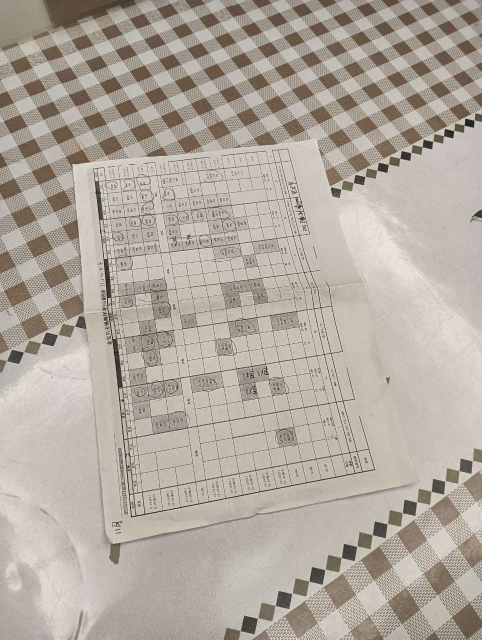
#> input picture test/切边1.jpg, 963 x 1279 px (shown at 1/2 size)
$ python -i TextOrientationCorrection.py   (imports and definitions only)
#> lines starting #> are read from the running program, lines starting #| are printed output that depends on the picture
#> further down, picture is the input picture: shape (1279, 963, 3); mean B, G, R 159, 169.1, 177
#!/usr/bin/env python3
# -*- coding: utf-8 -*-

import cv2
import numpy as np
import PIL.Image as Image

from scipy.ndimage import filters, interpolation
from numpy import amin, amax

def resize_im(im, scale, max_scale=None):
#> called with scale = 600, max_scale = 900
    f = float(scale) / min(im.shape[0], im.shape[1])
#> f = 0.623
    if max_scale != None and f * max(im.shape[0], im.shape[1]) > max_scale:
        f = float(max_scale) / max(im.shape[0], im.shape[1])
    return cv2.resize(im, (0, 0), fx=f, fy=f)

def estimate_skew_angle(raw, angleRange=[-15, 15]):
    raw = resize_im(raw, scale=600, max_scale=900)
    image = raw - amin(raw)
    image = image / amax(image)
    m = interpolation.zoom(image, 0.5)
    m = filters.percentile_filter(m, 80, size=(20, 2))
    m = filters.percentile_filter(m, 80, size=(2, 20))
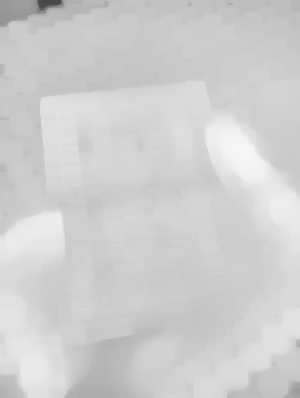
#> m: shape (398, 300) float64; min 0.284, max 0.965, mean 0.814
    m = interpolation.zoom(m, 1.0 / 0.5)
#> m: shape (796, 600) float64
    # w,h = image.shape[1],image.shape[0]
    w, h = min(image.shape[1], m.shape[1]), min(image.shape[0], m.shape[0])
#> w = 600; h = 796
    flat = np.clip(image[:h, :w] - m[:h, :w] + 1, 0, 1)
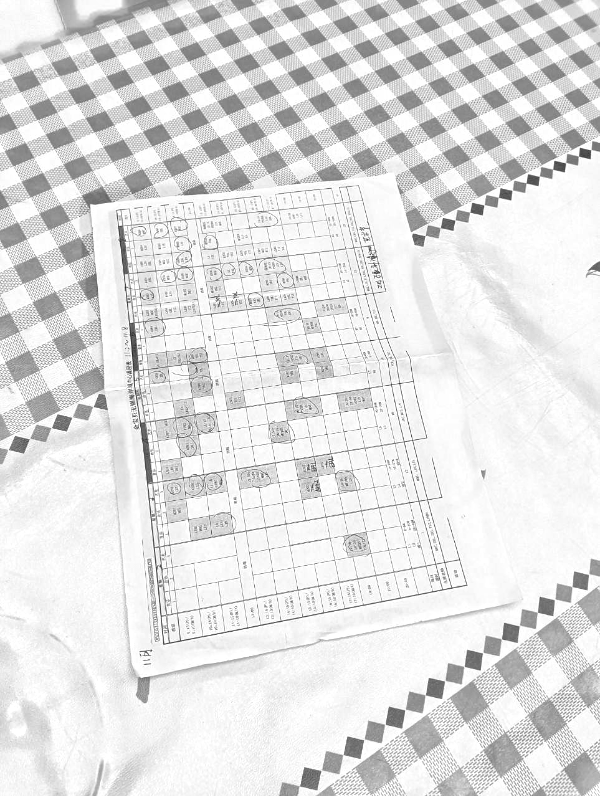
#> flat: shape (796, 600) float64; min 0.15, max 1, mean 0.886
    d0, d1 = flat.shape
#> d0 = 796; d1 = 600
    o0, o1 = int(0.1 * d0), int(0.1 * d1)
#> o0 = 79; o1 = 60
    flat = amax(flat) - flat
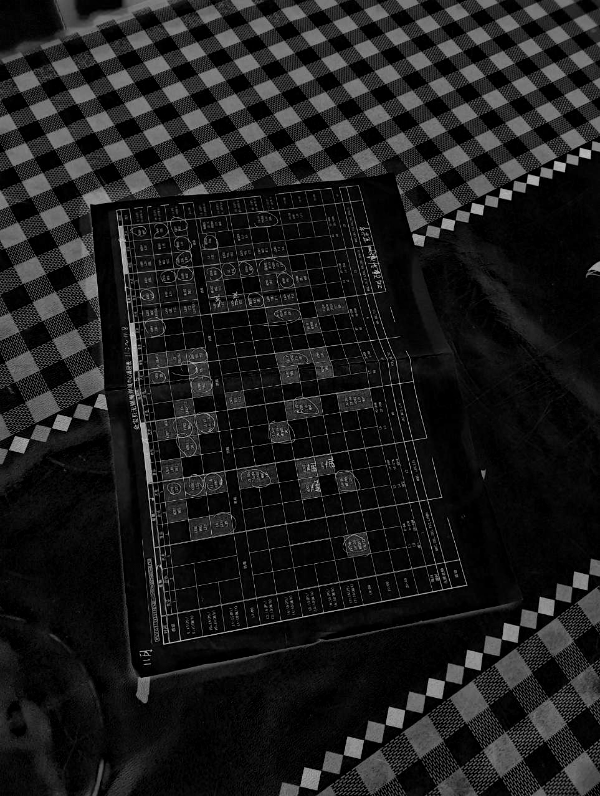
#> flat: shape (796, 600) float64; min 0, max 0.85, mean 0.114
    flat -= amin(flat)
    est = flat[o0:d0 - o0, o1:d1 - o1]
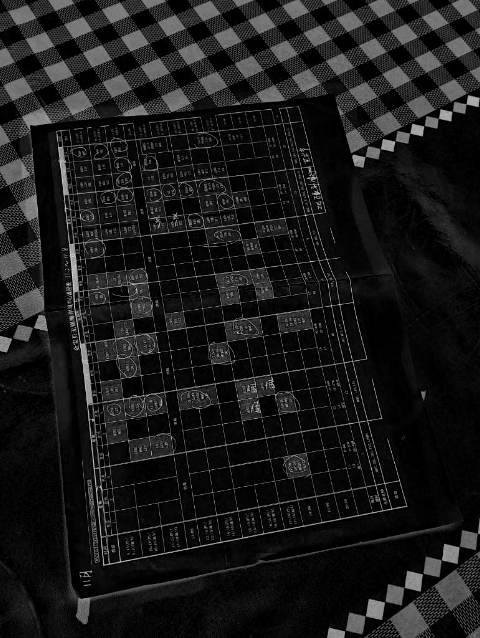
#> est: shape (638, 480) float64; min 0, max 0.85, mean 0.104
    angles = range(angleRange[0], angleRange[1])
    estimates = []
    for a in angles:
        roest = interpolation.rotate(est, a, order=0, mode='constant')
        v = np.mean(roest, axis=1)
        v = np.var(v)
        estimates.append((v, a))
#> this loop made 10 passes
#> v on passes 1 to 10: 0.00188, 0.00192, 0.00197, 0.00206, 0.00216, 0.00225, 0.00215, 0.00206, 0.00197, 0.00189
#> pass 1, in estimate_skew_angle, `roest = interpolation.rotate(est, a, order=0, mode='constant')`:
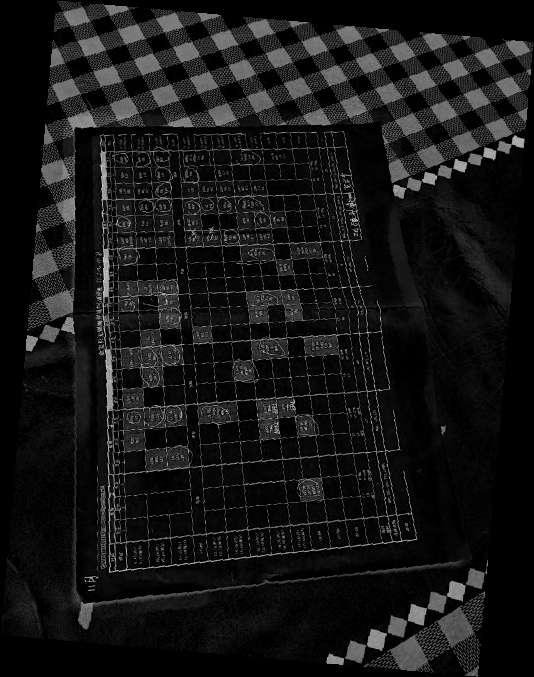
#> roest: shape (677, 534) float64; min 0, max 0.85, mean 0.0876
#> pass 3, in estimate_skew_angle, `roest = interpolation.rotate(est, a, order=0, mode='constant')`:
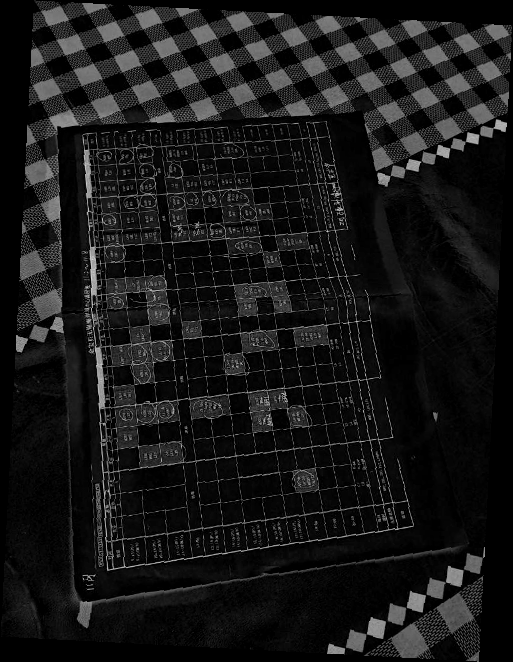
#> roest: shape (662, 513) float64; min 0, max 0.85, mean 0.0932
#> after the loop:
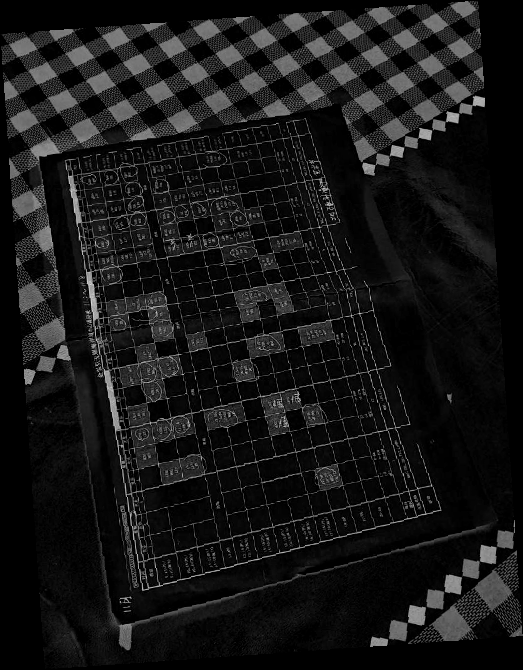
#> roest: shape (670, 523) float64; min 0, max 0.85, mean 0.0904
#> after the loop, estimates = [(0.00188, -5), (0.00192, -4), (0.00197, -3), (0.00206, -2), (0.00216, -1), (0.00225, 0), (0.00215, 1), (0.00206, 2), (0.00197, 3), (0.00189, 4)]

    _, a = max(estimates)
#> a = 0
    return a

def eval_angle(img, angleRange=[-5, 5]):
    im = Image.fromarray(img)
    degree = estimate_skew_angle(np.array(im.convert('L')), angleRange=angleRange)
#> degree = 0
    # choose fillcolor compatible with image mode
    if im.mode == 'L' or im.mode == 'P':
        fill = 255
    elif im.mode == 'RGBA':
        fill = (255, 255, 255, 255)
    else:
        fill = (255, 255, 255)
    im = im.rotate(degree, center=(im.size[0] / 2, im.size[1] / 2), expand=1, fillcolor=fill)
    img = np.array(im)
    return img, degree

>>> import cv2
>>> picture = cv2.imread('../test/切边1.jpg')
>>> result = eval_angle(picture)

$ run again, on test/切边2.jpg
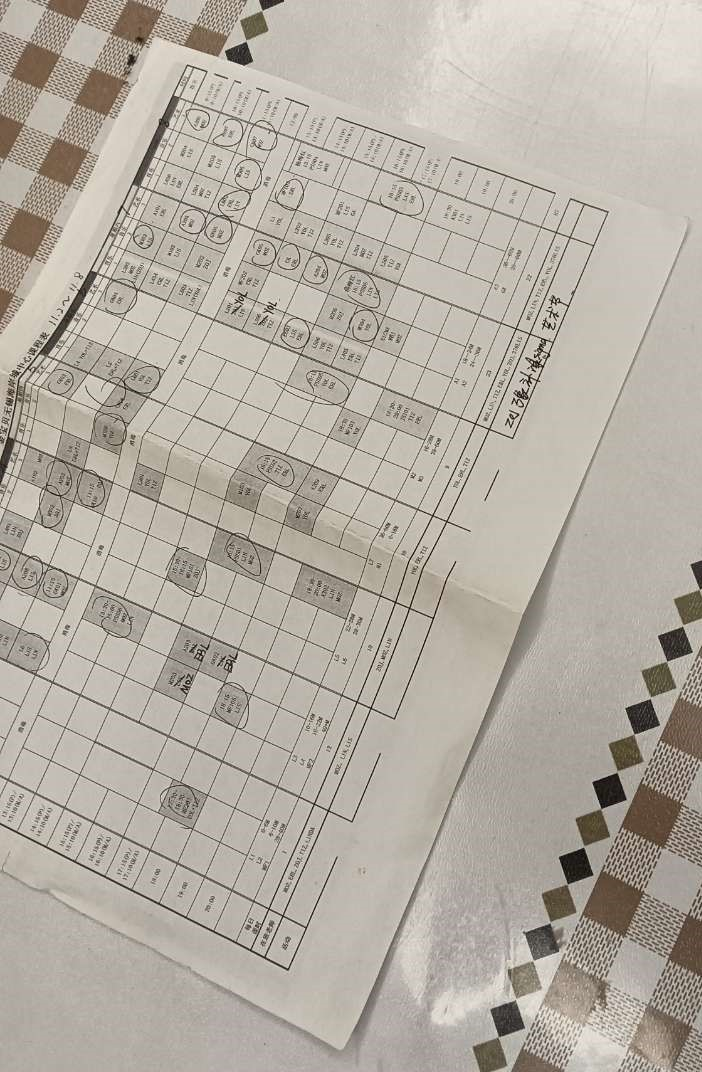
#> input picture test/切边2.jpg, 702 x 1072 px
#> picture is the input picture: shape (1072, 702, 3); mean B, G, R 163.4, 173.4, 180.2
#> the loop in estimate_skew_angle, `for a in angles:` made 10 passes
#> v on passes 1 to 8: 0.000198, 0.000196, 0.000197, 0.000188, 0.000177, 0.000158, 0.000211, 0.000253
#> after the loop in estimate_skew_angle, `for a in angles:`:
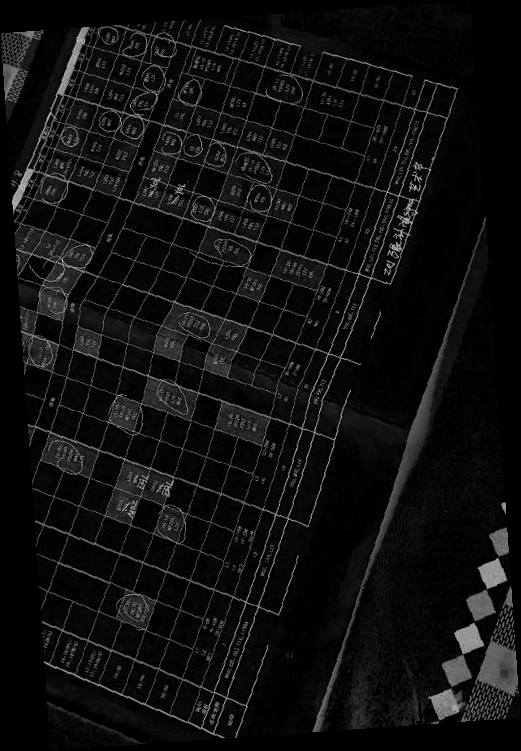
#> roest: shape (751, 521) float64; min 0, max 0.819, mean 0.0624
#> after the loop in estimate_skew_angle, `for a in angles:`: estimates = [(0.000198, -5), (0.000196, -4), (0.000197, -3), (0.000188, -2), (0.000177, -1), (0.000158, 0), (0.000211, 1), (0.000253, 2), (0.000292, 3), (0.000325, 4)]
#> a = 4
#> in eval_angle, `im = im.rotate(degree, center=(im.size[0] / 2, im.size[1] / 2), expand..`:
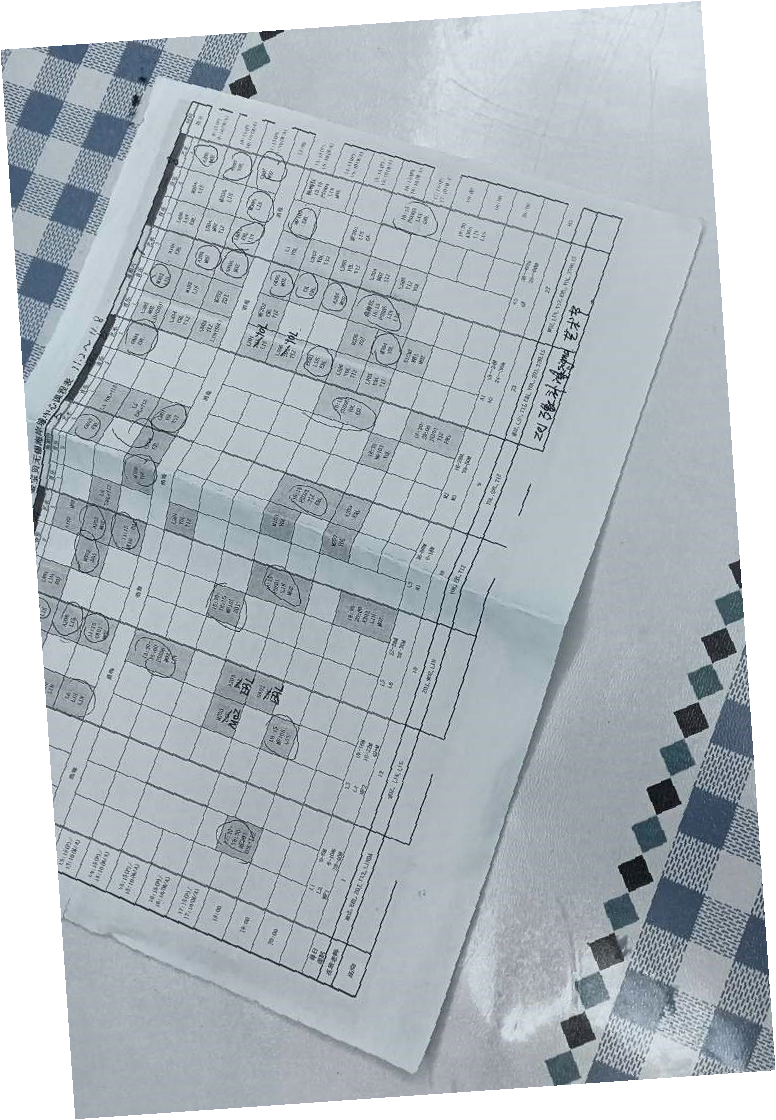
#> im: PIL image 776x1120 RGB; mean R, G, B 175.7, 184.3, 190.2

$ run again, on test/文字方向.jpg
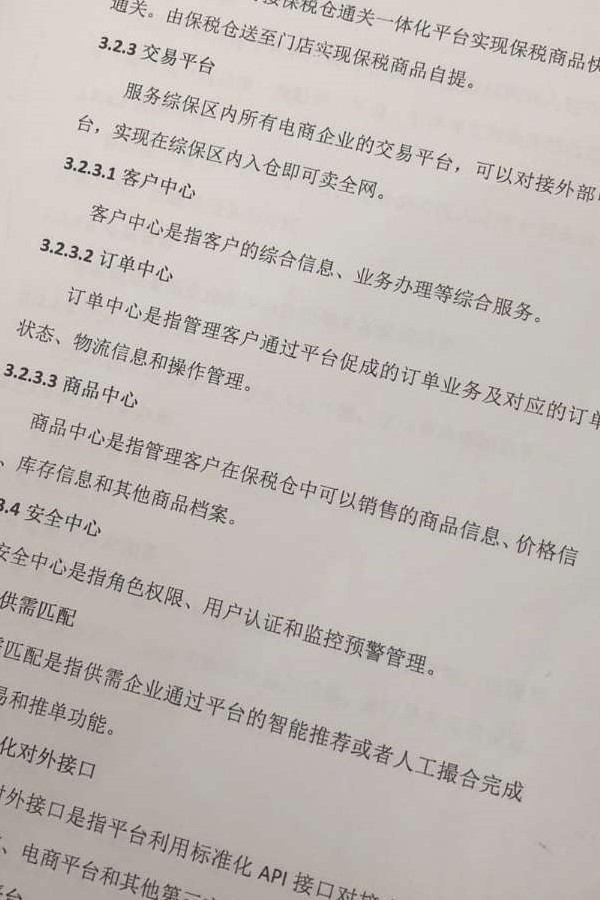
#> input picture test/文字方向.jpg, 600 x 900 px
#> picture is the input picture: shape (900, 600, 3); mean B, G, R 181.8, 186.9, 193.5
#> the loop in estimate_skew_angle, `for a in angles:` made 10 passes
#> v on passes 1 to 8: 0.00014, 0.000146, 0.000155, 0.00017, 0.000194, 0.000224, 0.000263, 0.00029
#> after the loop in estimate_skew_angle, `for a in angles:`:
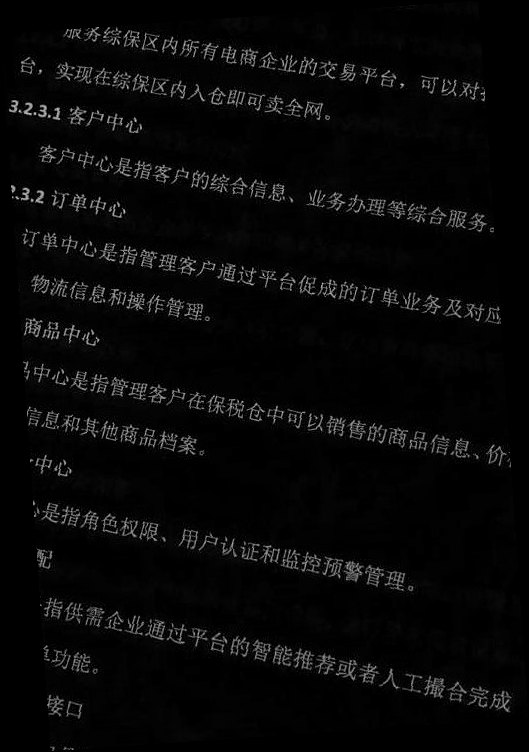
#> roest: shape (752, 529) float64; min 0, max 0.791, mean 0.0335
#> after the loop in estimate_skew_angle, `for a in angles:`: estimates = [(0.00014, -5), (0.000146, -4), (0.000155, -3), (0.00017, -2), (0.000194, -1), (0.000224, 0), (0.000263, 1), (0.00029, 2), (0.000319, 3), (0.000362, 4)]
#> a = 4
#> in eval_angle, `im = im.rotate(degree, center=(im.size[0] / 2, im.size[1] / 2), expand..`:
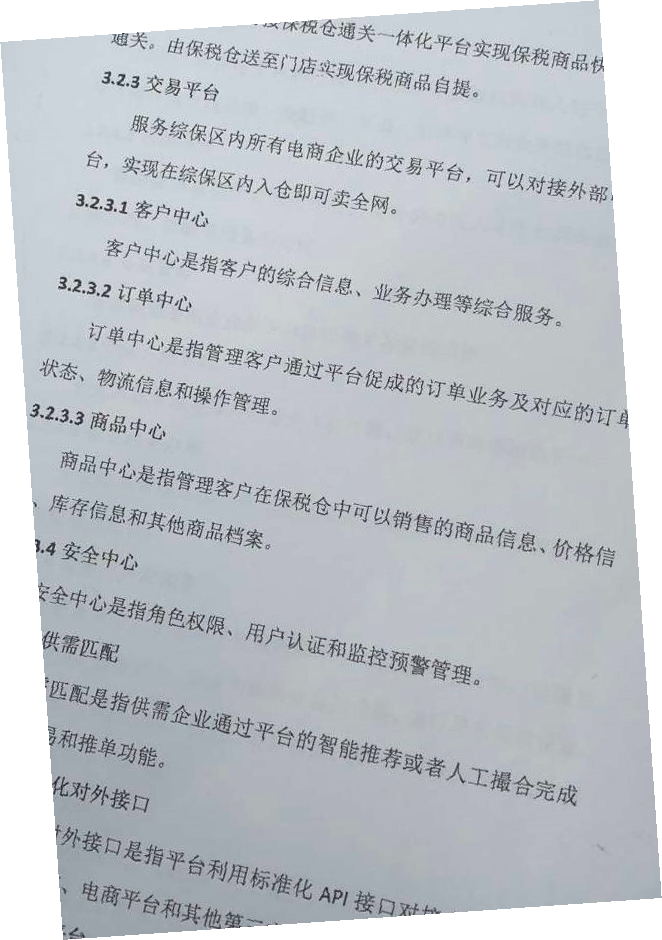
#> im: PIL image 662x940 RGB; mean R, G, B 191.5, 195.9, 201.6

$ run again, on test/漂白1.jpg
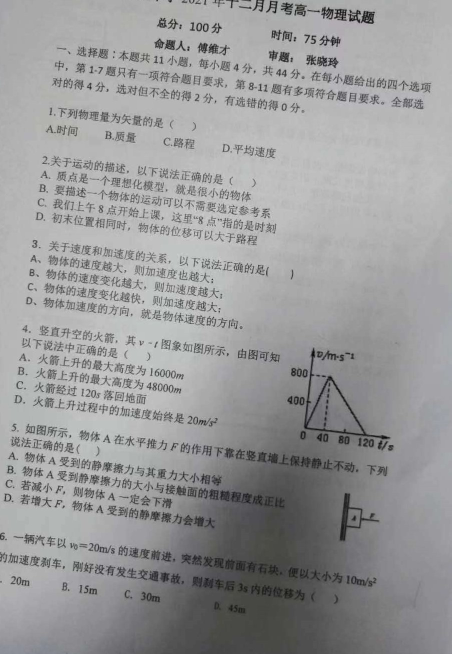
#> input picture test/漂白1.jpg, 903 x 1307 px (shown at 1/2 size)
#> picture is the input picture: shape (1307, 903, 3); mean B, G, R 154, 153.4, 153.3
#> the loop in estimate_skew_angle, `for a in angles:` made 10 passes
#> v on passes 1 to 8: 0.000361, 0.000359, 0.000363, 0.000385, 0.000407, 0.000445, 0.000536, 0.000618
#> after the loop in estimate_skew_angle, `for a in angles:`: estimates = [(0.000361, -5), (0.000359, -4), (0.000363, -3), (0.000385, -2), (0.000407, -1), (0.000445, 0), (0.000536, 1), (0.000618, 2), (0.000681, 3), (0.000846, 4)]
#> a = 4
#> in eval_angle, `im = im.rotate(degree, center=(im.size[0] / 2, im.size[1] / 2), expand..`:
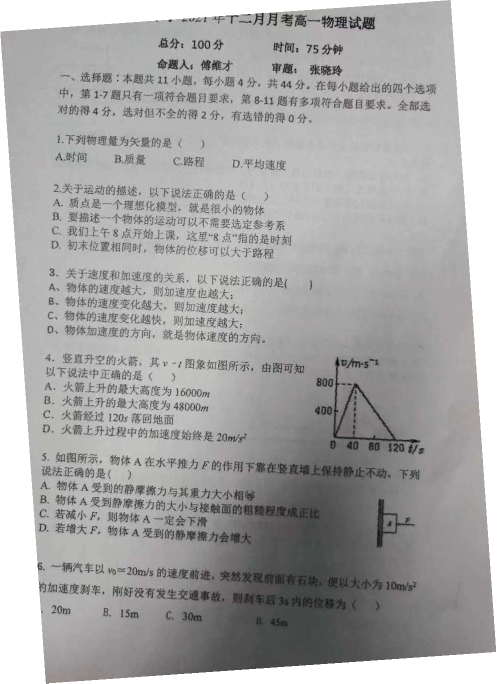
#> im: PIL image 993x1367 RGB (shown at 1/2 size); mean R, G, B 167.2, 166.7, 166.6
